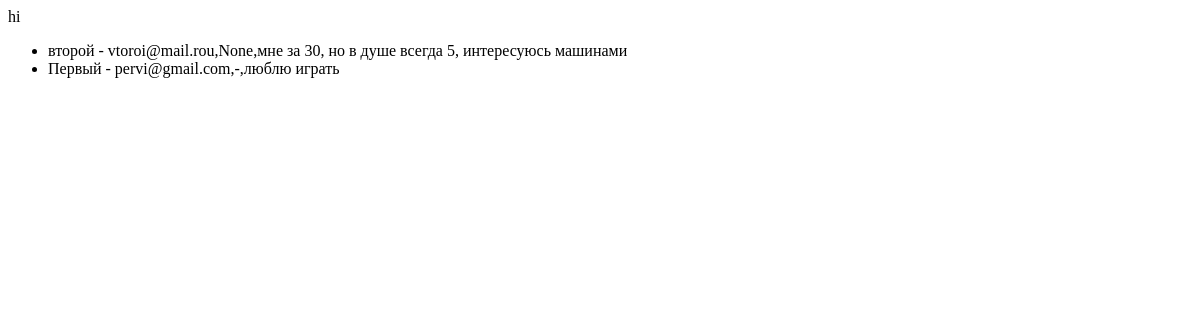
The page /user/ on the database as committed earlier.
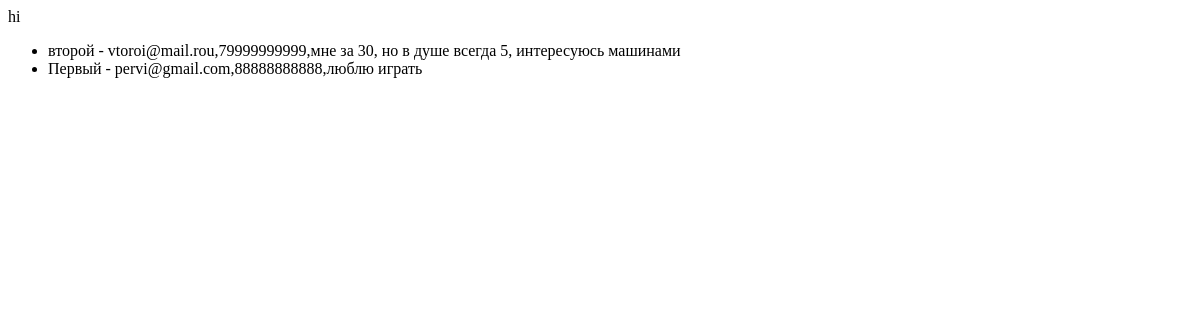
The same page on the database as committed later.
### core/models.py (models this page shows)
class User(models.Model):
    name = models.CharField('Ник', max_length=100)
    email = models.EmailField('почта')
    password = models.CharField('пароль', max_length=100)
    phone = models.CharField('номер телефона', max_length=20, null=True, blank=True)
    bio = models.TextField('о себе', null=True, blank=True)
    avatar = models.ImageField('автарка', upload_to='avatars', null=True, blank=True)
    created_at = models.DateTimeField(auto_now_add=True)
    updated_at = models.DateTimeField(auto_now=True)
    is_rare = models.BooleanField(default=False)
    class Meta:
        verbose_name = 'Пользователь'
        verbose_name_plural = 'Пользователи'
        ordering = ['-created_at']

### core/views.py (the view)
# urls.py: path('user/', views.Userlist.as_view(), name='user'),
class Userlist(ListView):
    model = models.User
    context_object_name = "user"
    template_name = 'core/user_list.html'

### core/templates/core/user_list.html (shortened to what this page needs)
<!DOCTYPE html>
<html lang="en">
<head>
</head>
<body>
hi
    <ul>
     {% for user in user %}
       <li>
           {{user.name}} - {{user.email}},{{user.phone}},{{user.bio}}
       </li>
     {% endfor %}
    </ul>
</body>
</html>

Rows that differ between the two databases and show on the page:
changed User "второй": phone "None" → "79999999999"
changed User "Первый": phone "-" → "88888888888"
